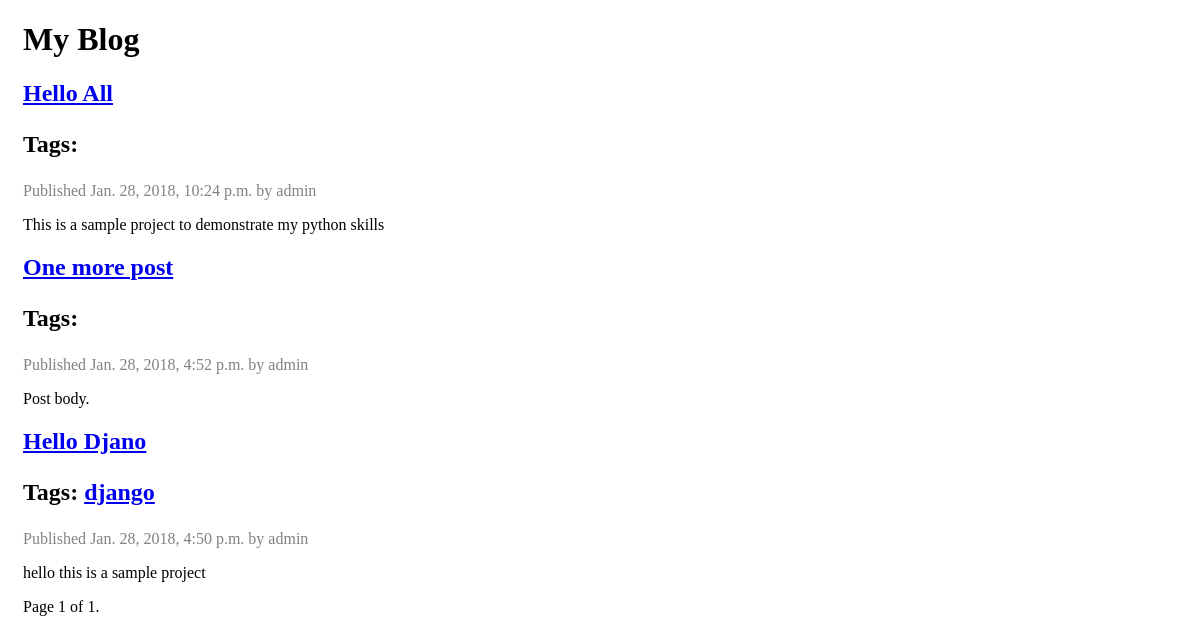
The page / on the database its author committed.
### blog/models.py (models this page shows, shortened)
class Post(models.Model):
    STATUS_CHOICES = (
        ('draft', 'Draft'),
        ('published', 'Published'),
    )
    title = models.CharField(max_length=250)
    slug = models.SlugField(max_length=250,
                            unique_for_date='publish')
    author = models.ForeignKey(User,
                               related_name='blog_posts')
    body = models.TextField()
    publish = models.DateTimeField(default=timezone.now)
    created = models.DateTimeField(auto_now_add=True)
    updated = models.DateTimeField(auto_now=True)
    status = models.CharField(max_length=10,
                              choices=STATUS_CHOICES,
                              default='draft')
    objects = models.Manager()  # The default manager.
    published = PublishedManager()  # Our custom manager
    tags = TaggableManager()
    def get_absolute_url(self):
        return reverse('blog:post_detail',
                       args=[self.publish.year,
                             self.publish.strftime('%m'),
                             self.publish.strftime('%d'),
                             self.slug])
    class Meta:
        ordering = ('-publish',)

### blog/views.py (the view)
# urls.py: url(r'^$', views.post_list, name='post_list'),
def post_list(request, tag_slug=None):
    object_list = Post.published.all()
    tag = None
    if tag_slug:
        tag = get_object_or_404(Tag, slug=tag_slug)
        object_list = object_list.filter(tags__in=[tag])
    paginator = Paginator(object_list, 3) # 3 posts in each page
    page = request.GET.get('page')
    try:
        posts = paginator.page(page)
    except PageNotAnInteger:
        posts = paginator.page(1)
    except EmptyPage:
        posts = paginator.page(paginator.num_pages)
    return render(request, 'blog/post/list.html', {'page': page,
                                                   'posts': posts,
                                                   'tag': tag})

### blog/models.py (called while the page is built)
    def get_queryset(self):
        return super(PublishedManager,
                     self).get_queryset()\
                          .filter(status='published')

### blog/templates/blog/post/list.html (shortened to what this page needs)
{% extends "blog/base.html" %}
{% block content %}
  <h1>My Blog</h1>
  {% for post in posts %}
    <h2>
      <a href="{{ post.get_absolute_url }}">
        {{ post.title }}
      </a>
        <p class="tags">
  Tags:
  {% for tag in post.tags.all %}
    <a href="{% url "blog:post_list_by_tag" tag.slug %}">
      {{ tag.name }}
    </a>
  {% endfor %}
</p>
    </h2>
    <p class="date">
      Published {{ post.publish }} by {{ post.author }}
    </p>
    {{ post.body|truncatewords:30|linebreaks }}
  {% endfor %}
    {% include "pagination.html" with page=posts %}
{% endblock %}

### blog/templates/blog/base.html (shortened to what this page needs)
{% load staticfiles %}
<!DOCTYPE html>
<html>
<head>
  <link href="{% static "css/blog.css" %}" rel="stylesheet">
</head>
<body>
  <div id="content">
    {% block content %}
    {% endblock %}
  </div>
</body>
</html>

### blog/templates/pagination.html (shortened to what this page needs)
<div class="pagination">
  <span class="step-links">
    <span class="current">
      Page {{ page.number }} of {{ page.paginator.num_pages }}.
    </span>
  </span>
</div>

### blog/static/css/blog.css (style rules this page uses)
body { padding-left: 15px; }
h1, h2, h3, h4 { font-family: 'Lobster', cursive; }
.date { color: #828282; }

### rows shown on the page
Post: title "Hello All", publish "Jan. 28, 2018, 10:24 p.m.", author "admin", body "This is a sample project to demonstrate my python skills"
Post: title "One more post", publish "Jan. 28, 2018, 4:52 p.m.", author "admin", body "Post body."
Post: title "Hello Djano", publish "Jan. 28, 2018, 4:50 p.m.", author "admin", body "hello this is a sample project"
Tag: name "django"

### other values the page prints
{{ page.number }} "1"
{{ page.paginator.num_pages }} "1"
